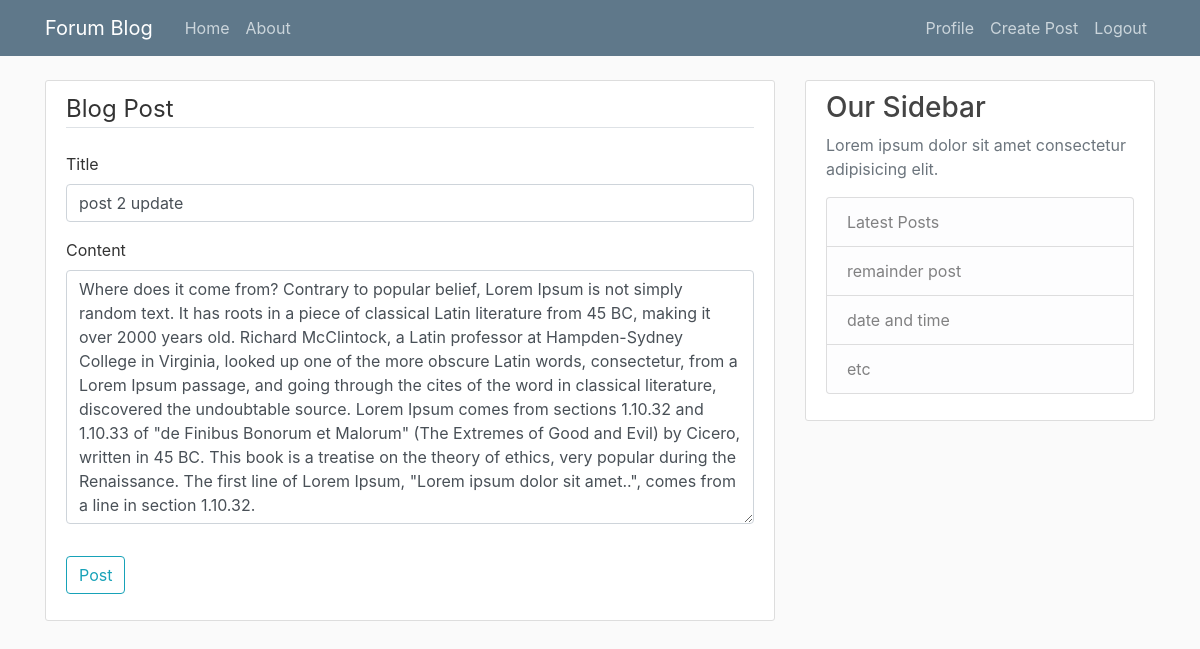
Page /post/2/update/ (signed in) on the committed database.
### blog/models.py (models this page shows, shortened)
class Post(models.Model):
    title =  models.CharField(max_length=1000, null=True, blank=True)
    content = models.TextField(null=True, blank=True)
    date_post = models.DateTimeField(auto_now_add=True,  null=True, blank=True)
    author = models.ForeignKey(User, on_delete=models.CASCADE,  null=True, blank=True)

### blog/views.py (the view, shortened to what this page needs)
# urls.py: path('post/<pk>/update/', PostUpdateView.as_view(), name='post-update'),
class PostUpdateView(LoginRequiredMixin,UserPassesTestMixin,UpdateView):
    model = Post
    fields = ['title', 'content']
    def test_func(self):
        post = self.get_object()
        if self.request.user == post.author:
            return True
        return False

### blog/templates/blog/post_form.html (shortened to what this page needs)
{% extends "blog/base.html" %}
{% load crispy_forms_tags %}
{% block content %}
    <div class="content-section">
        <form method="POST">
            <fieldset class="form-group">
                <legend class="border-bottom mb-4">Blog Post</legend>
                {{ form|crispy }}
            </fieldset>
            <div class="form-group">
                <button class="btn btn-outline-info" type="submit">Post</button>
            </div>
        </form>
    </div>
{% endblock content %}

### blog/static/blog/main.css (style rules this page uses)
body { background: #fafafa; color: #333333; margin-top: 5rem; }
.content-section { background: #ffffff; padding: 10px 20px; border: 1px solid #dddddd; border-radius: 3px; margin-bottom: 20px; }

### rows in the picture
Post: title "post 2 update", content "Where does it come from? Contrary to popular belief, Lorem Ipsum is not simply random text. It has roots in a piece of classical Latin literature from 45 BC, making it over 2000 years old. Richard McClintock, a Latin professor at Hampden-Sydney College in Virginia, looked up one of the more obscure Latin words, consectetur, from a Lorem Ipsum passage, and going through the cites of the word in classical literature, discovered the undoubtable source. Lorem Ipsum comes from sections 1.10.32 and 1.10.33 of \"de Finibus Bonorum et Malorum\" (The Extremes of Good and Evil) by Cicero, written in 45 BC. This book is a treatise on the theory of ethics, very popular during the Renaissance. The first…"
